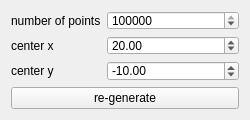
<?xml version="1.0" encoding="UTF-8"?>
<ui version="4.0">
 <class>Visualizer2Class</class>
 <widget class="QWidget" name="Visualizer2Class">
  <property name="geometry">
   <rect>
    <x>0</x>
    <y>0</y>
    <width>250</width>
    <height>120</height>
   </rect>
  </property>
  <property name="sizePolicy">
   <sizepolicy hsizetype="Preferred" vsizetype="Preferred">
    <horstretch>0</horstretch>
    <verstretch>0</verstretch>
   </sizepolicy>
  </property>
  <property name="minimumSize">
   <size>
    <width>250</width>
    <height>30</height>
   </size>
  </property>
  <property name="baseSize">
   <size>
    <width>180</width>
    <height>30</height>
   </size>
  </property>
  <property name="windowTitle">
   <string>Visualizer 2</string>
  </property>
  <layout class="QVBoxLayout" name="verticalLayout">
   <item>
    <layout class="QFormLayout" name="formLayout">
     <item row="0" column="0">
      <widget class="QLabel" name="label">
       <property name="text">
        <string>number of points</string>
       </property>
      </widget>
     </item>
     <item row="0" column="1">
      <widget class="QSpinBox" name="sbNbPts">
       <property name="minimum">
        <number>100</number>
       </property>
       <property name="maximum">
        <number>10000000</number>
       </property>
       <property name="singleStep">
        <number>1000</number>
       </property>
       <property name="value">
        <number>100000</number>
       </property>
      </widget>
     </item>
     <item row="1" column="0">
      <widget class="QLabel" name="label_2">
       <property name="text">
        <string>center x</string>
       </property>
      </widget>
     </item>
     <item row="1" column="1">
      <widget class="QDoubleSpinBox" name="dsbX">
       <property name="minimum">
        <double>-100.000000000000000</double>
       </property>
       <property name="maximum">
        <double>100.000000000000000</double>
       </property>
       <property name="value">
        <double>20.000000000000000</double>
       </property>
      </widget>
     </item>
     <item row="2" column="0">
      <widget class="QLabel" name="label_3">
       <property name="text">
        <string>center y</string>
       </property>
      </widget>
     </item>
     <item row="2" column="1">
      <widget class="QDoubleSpinBox" name="dsbY">
       <property name="minimum">
        <double>-100.000000000000000</double>
       </property>
       <property name="maximum">
        <double>100.000000000000000</double>
       </property>
       <property name="value">
        <double>-10.000000000000000</double>
       </property>
      </widget>
     </item>
    </layout>
   </item>
   <item>
    <widget class="QPushButton" name="pbRegenerate">
     <property name="text">
      <string>re-generate</string>
     </property>
    </widget>
   </item>
  </layout>
 </widget>
 <layoutdefault spacing="6" margin="11"/>
 <resources/>
 <connections/>
</ui>
